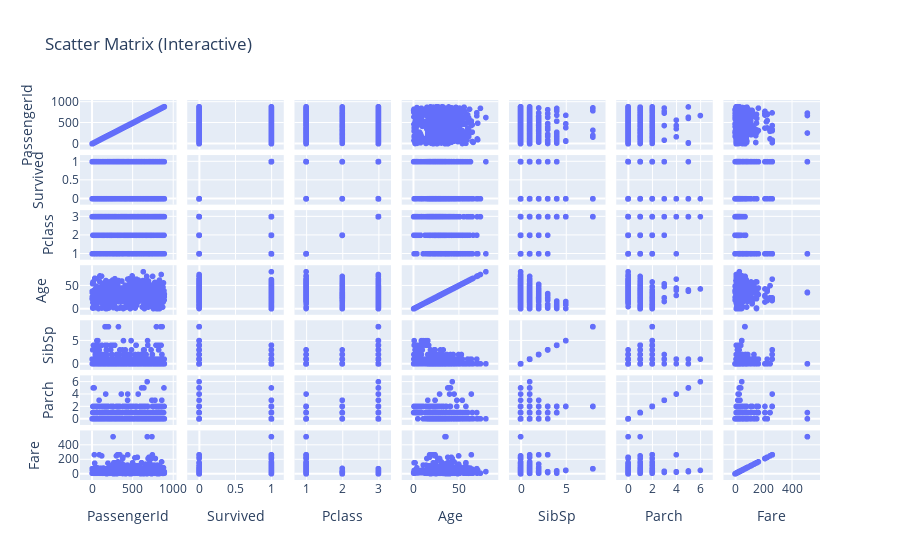
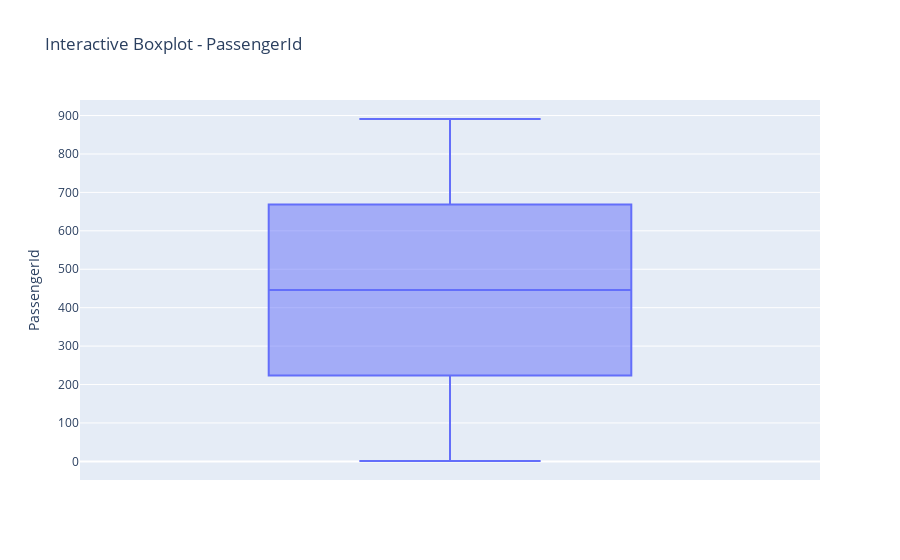
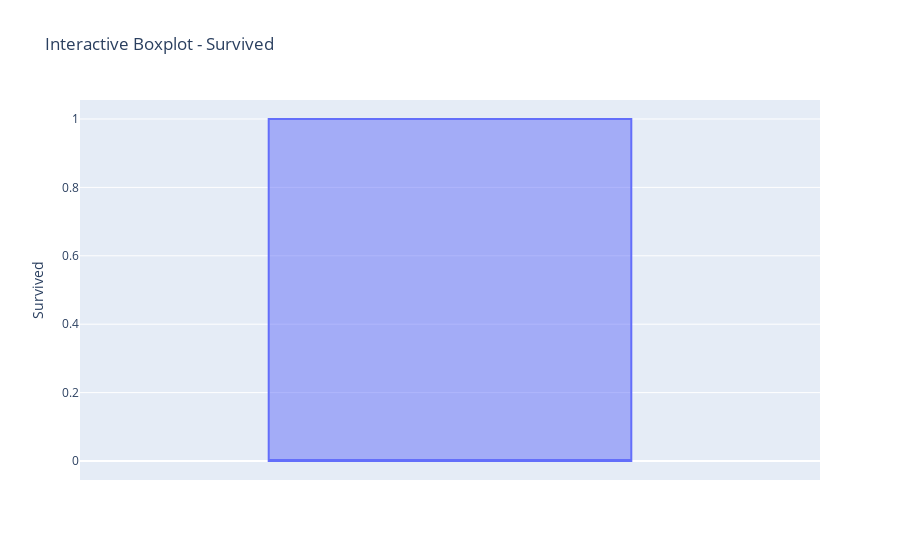
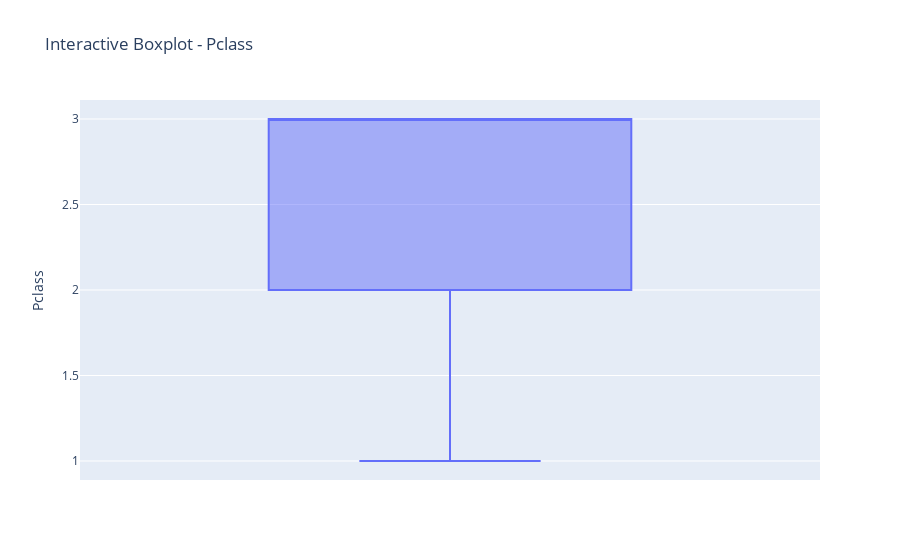

Notebook cell for these charts, in order:
### Code cell
# 5. Feature-level inferences using Plotly (interactive)
print("\nGenerating interactive plots using Plotly...")

# Interactive scatter matrix
fig = px.scatter_matrix(df, dimensions=numeric_cols, title="Scatter Matrix (Interactive)")
fig.show()

# Interactive boxplot for each numeric feature
for col in numeric_cols:
    fig = px.box(df, y=col, title=f"Interactive Boxplot - {col}")
    fig.show()

### Figure 1 — Plotly figure (JSON) as saved in the notebook; plotly's stock layout.template omitted (floating-point values rounded to 4 significant figures; data arrays with more than 128 entries replaced by an {"elided": "..."} marker saying what was removed)
{"data": [{"dimensions": [{"axis": {"matches": true}, "label": "PassengerId", "values": {"elided": "891 int values"}}, {"axis": {"matches": true}, "label": "Survived", "values": {"elided": "891 int values"}}, {"axis": {"matches": true}, "label": "Pclass", "values": {"elided": "891 int values"}}, {"axis": {"matches": true}, "label": "Age", "values": {"elided": "891 float values"}}, {"axis": {"matches": true}, "label": "SibSp", "values": {"elided": "891 int values"}}, {"axis": {"matches": true}, "label": "Parch", "values": {"elided": "891 int values"}}, {"axis": {"matches": true}, "label": "Fare", "values": {"elided": "891 float values"}}], "hovertemplate": "%{xaxis.title.text}=%{x}<br>%{yaxis.title.text}=%{y}<extra></extra>", "legendgroup": "", "marker": {"color": "#636efa", "symbol": "circle"}, "name": "", "showlegend": false, "type": "splom"}], "layout": {"dragmode": "select", "legend": {"tracegroupgap": 0}, "title": {"text": "Scatter Matrix (Interactive)"}}}

### Figure 2 — Plotly figure (JSON) as saved in the notebook; plotly's stock layout.template omitted (floating-point values rounded to 4 significant figures; data arrays with more than 128 entries replaced by an {"elided": "..."} marker saying what was removed)
{"data": [{"alignmentgroup": "True", "hovertemplate": "PassengerId=%{y}<extra></extra>", "legendgroup": "", "marker": {"color": "#636efa"}, "name": "", "notched": false, "offsetgroup": "", "orientation": "v", "showlegend": false, "type": "box", "x0": " ", "xaxis": "x", "y": {"elided": "891 int values"}, "y0": " ", "yaxis": "y"}], "layout": {"boxmode": "group", "legend": {"tracegroupgap": 0}, "title": {"text": "Interactive Boxplot - PassengerId"}, "xaxis": {"anchor": "y", "domain": [0, 1]}, "yaxis": {"anchor": "x", "domain": [0, 1], "title": {"text": "PassengerId"}}}}

### Figure 3 — Plotly figure (JSON) as saved in the notebook; plotly's stock layout.template omitted (floating-point values rounded to 4 significant figures; data arrays with more than 128 entries replaced by an {"elided": "..."} marker saying what was removed)
{"data": [{"alignmentgroup": "True", "hovertemplate": "Survived=%{y}<extra></extra>", "legendgroup": "", "marker": {"color": "#636efa"}, "name": "", "notched": false, "offsetgroup": "", "orientation": "v", "showlegend": false, "type": "box", "x0": " ", "xaxis": "x", "y": {"elided": "891 int values"}, "y0": " ", "yaxis": "y"}], "layout": {"boxmode": "group", "legend": {"tracegroupgap": 0}, "title": {"text": "Interactive Boxplot - Survived"}, "xaxis": {"anchor": "y", "domain": [0, 1]}, "yaxis": {"anchor": "x", "domain": [0, 1], "title": {"text": "Survived"}}}}

### Figure 4 — Plotly figure (JSON) as saved in the notebook; plotly's stock layout.template omitted (floating-point values rounded to 4 significant figures; data arrays with more than 128 entries replaced by an {"elided": "..."} marker saying what was removed)
{"data": [{"alignmentgroup": "True", "hovertemplate": "Pclass=%{y}<extra></extra>", "legendgroup": "", "marker": {"color": "#636efa"}, "name": "", "notched": false, "offsetgroup": "", "orientation": "v", "showlegend": false, "type": "box", "x0": " ", "xaxis": "x", "y": {"elided": "891 int values"}, "y0": " ", "yaxis": "y"}], "layout": {"boxmode": "group", "legend": {"tracegroupgap": 0}, "title": {"text": "Interactive Boxplot - Pclass"}, "xaxis": {"anchor": "y", "domain": [0, 1]}, "yaxis": {"anchor": "x", "domain": [0, 1], "title": {"text": "Pclass"}}}}
